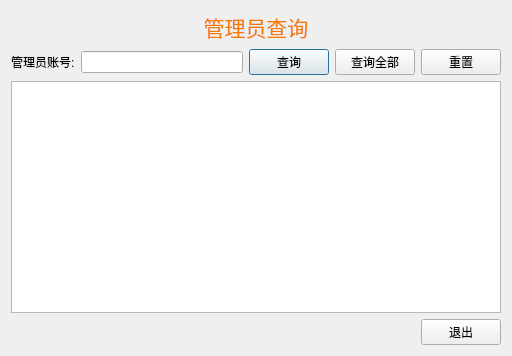
<?xml version="1.0" encoding="UTF-8"?>
<ui version="4.0">
 <class>QueryAdminDialog</class>
 <widget class="QDialog" name="QueryAdminDialog">
  <property name="geometry">
   <rect>
    <x>0</x>
    <y>0</y>
    <width>512</width>
    <height>356</height>
   </rect>
  </property>
  <property name="windowTitle">
   <string>Dialog</string>
  </property>
  <layout class="QGridLayout" name="gridLayout">
   <item row="2" column="0">
    <widget class="QLabel" name="label_2">
     <property name="text">
      <string>管理员账号:</string>
     </property>
    </widget>
   </item>
   <item row="3" column="0" colspan="5">
    <widget class="QTextEdit" name="adminstext">
     <property name="undoRedoEnabled">
      <bool>true</bool>
     </property>
     <property name="readOnly">
      <bool>true</bool>
     </property>
    </widget>
   </item>
   <item row="2" column="3">
    <widget class="QPushButton" name="queryAll">
     <property name="text">
      <string>查询全部</string>
     </property>
     <property name="autoDefault">
      <bool>false</bool>
     </property>
    </widget>
   </item>
   <item row="2" column="1">
    <widget class="QLineEdit" name="userlineEdit"/>
   </item>
   <item row="0" column="0" colspan="5">
    <widget class="QLabel" name="label">
     <property name="text">
      <string>&lt;html&gt;&lt;head/&gt;&lt;body&gt;&lt;p align=&quot;center&quot;&gt;&lt;span style=&quot; font-size:16pt; color:#f57900;&quot;&gt;管理员查询&lt;/span&gt;&lt;/p&gt;&lt;/body&gt;&lt;/html&gt;</string>
     </property>
    </widget>
   </item>
   <item row="2" column="4">
    <widget class="QPushButton" name="reset">
     <property name="text">
      <string>重置</string>
     </property>
     <property name="autoDefault">
      <bool>false</bool>
     </property>
    </widget>
   </item>
   <item row="2" column="2">
    <widget class="QPushButton" name="query">
     <property name="text">
      <string>查询</string>
     </property>
     <property name="default">
      <bool>true</bool>
     </property>
    </widget>
   </item>
   <item row="4" column="4">
    <widget class="QPushButton" name="exit">
     <property name="text">
      <string>退出</string>
     </property>
    </widget>
   </item>
  </layout>
 </widget>
 <tabstops>
  <tabstop>userlineEdit</tabstop>
  <tabstop>query</tabstop>
  <tabstop>queryAll</tabstop>
  <tabstop>reset</tabstop>
  <tabstop>exit</tabstop>
  <tabstop>adminstext</tabstop>
 </tabstops>
 <resources/>
 <connections/>
</ui>
